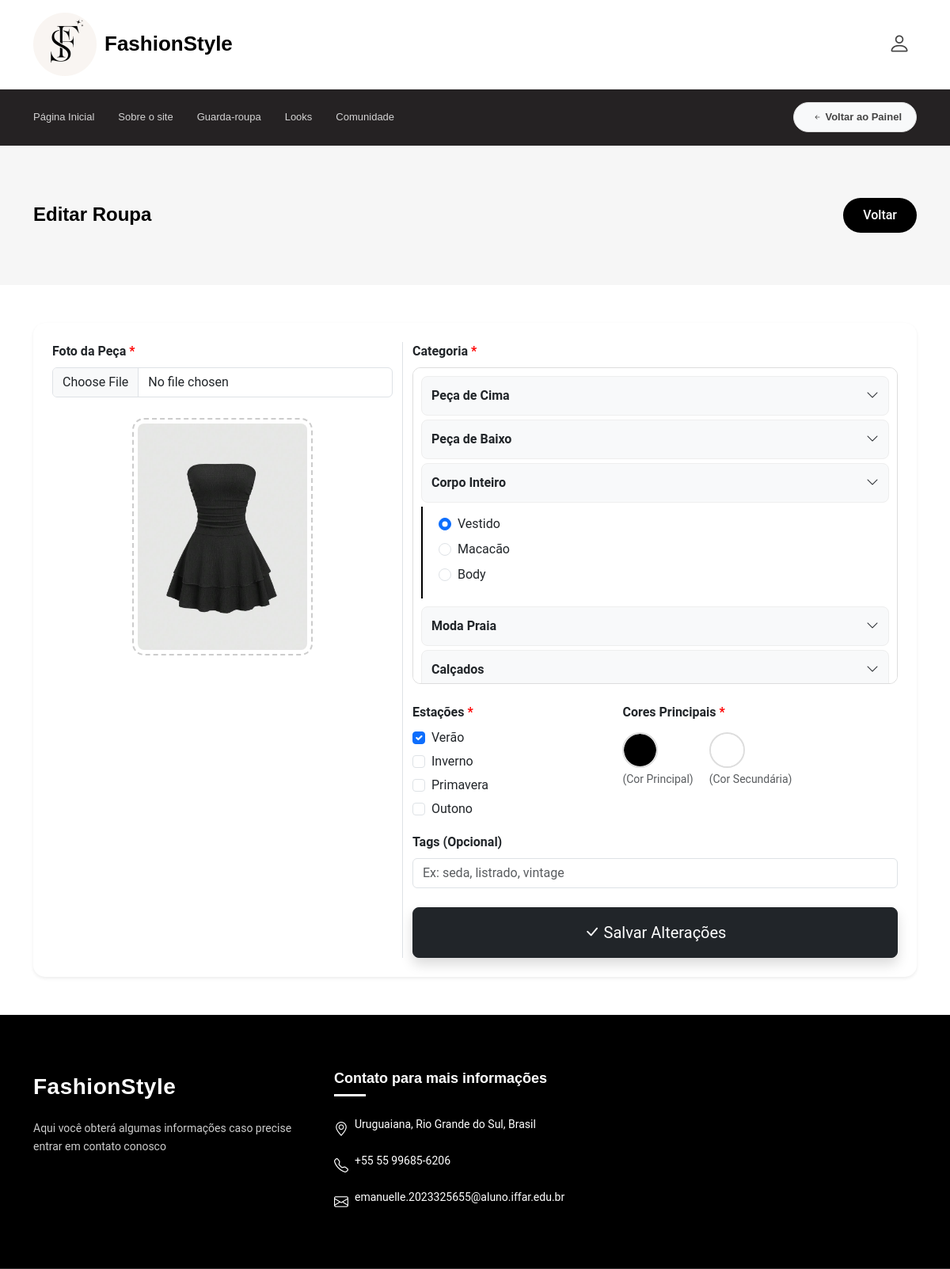
/TCC/editar_roupa.php?id=88 (signed in), run on the app's committed database.
### tables this page shows
CREATE TABLE IF NOT EXISTS `roupas` (
  `id` int NOT NULL AUTO_INCREMENT,
  `idusuario` int NOT NULL,
  `foto` varchar(255) NOT NULL,
  `cor1` varchar(20) DEFAULT NULL,
  `cor2` varchar(20) DEFAULT NULL,
  `idCategoria` int NOT NULL,
  `idEstacao` int DEFAULT NULL,
  `estacoes` varchar(255) DEFAULT NULL,
  `tags` text,
  PRIMARY KEY (`id`),
  KEY `idusuario` (`idusuario`),
  KEY `idCategoria` (`idCategoria`),
  KEY `fk_roupas_estacao` (`idEstacao`)
);

CREATE TABLE IF NOT EXISTS `categorias` (
  `id` int NOT NULL AUTO_INCREMENT,
  `nome` varchar(50) NOT NULL,
  PRIMARY KEY (`id`)
);

CREATE TABLE IF NOT EXISTS `estacoes` (
  `id` int NOT NULL AUTO_INCREMENT,
  `nome` varchar(50) NOT NULL,
  PRIMARY KEY (`id`)
);

### TCC/editar_roupa.php (the view, shortened to what this page needs)
<?php
require_once "conexao.php";
$userId = $_SESSION['idusuario'];
try {
    $resultCat = $con->query("SELECT id, nome FROM categorias ORDER BY id");
    $categorias = $resultCat->fetch_all(MYSQLI_ASSOC);
    $resultEst = $con->query("SELECT id, nome FROM estacoes ORDER BY id");
    $listaEstacoes = $resultEst->fetch_all(MYSQLI_ASSOC);
} catch (Exception $e) { die("Erro: " . $e->getMessage()); }
$mapeamentoGrupos = [
    "Peça de Cima" => ['Top', 'Camisa/Camiseta', 'Regata', 'Cropped', 'Casaco'],
    "Peça de Baixo" => ['Calça', 'Short', 'Saia', 'Bermuda'],
    "Corpo Inteiro" => ['Vestido', 'Macacão', 'Body'],
    "Moda Praia" => ['Biquíni (Parte de Cima)', 'Biquíni (Parte de Baixo)', 'Maiô', 'Canga', 'Saída de Praia'],
    "Calçados" => ['Tênis', 'Sandália', 'Salto', 'Bota'],
    "Acessórios e Sobreposições" => ['Casaco', 'Bolsa', 'Óculos', 'Chapéu']
];
$grupos = [];
foreach ($mapeamentoGrupos as $titulo => $nomesCategorias) {
    $grupos[$titulo] = [];
    foreach ($categorias as $cat) {
        if (in_array($cat['nome'], $nomesCategorias)) {
            $grupos[$titulo][] = $cat['id'];
        }
    }
}
$roupa = null; $isEdit = false;
if (isset($_GET['id']) && is_numeric($_GET['id'])) {
    $id = (int)$_GET['id'];
    $stmt = $con->prepare("SELECT * FROM roupas WHERE id = ? AND idusuario = ?");
    $stmt->bind_param("ii", $id, $userId);
    $stmt->execute();
    $roupa = $stmt->get_result()->fetch_assoc();
    if ($roupa) { $isEdit = true; }
}
?>
<!DOCTYPE html>
<html lang="pt-br">
<head>
    <link href="assets/vendor/bootstrap/css/bootstrap.min.css" rel="stylesheet">
    <link href="assets/vendor/bootstrap-icons/bootstrap-icons.css" rel="stylesheet">
    <link href="assets/css/main.css" rel="stylesheet">
</head>
<body class="index-page">
    <?php include 'nav.php'; ?>
    <main class="main">
        <div class="page-title light-background">
            <div class="container d-lg-flex justify-content-between align-items-center py-4">
                <h1 class="m-0"><?= $isEdit ? 'Editar Roupa' : 'Cadastrar Roupa' ?></h1>
                <a href="guardaroupa.php" class="btn btn-floating">Voltar</a>
            </div>
        </div>
        <div class="container my-5">
            <div class="card p-4 shadow-sm border-0" style="border-radius:15px;">
                <form id="formRoupa" method="POST" enctype="multipart/form-data" onsubmit="return validarForm(event)">
                    <div class="row g-4">
                        <div class="col-md-5 text-center border-end">
                            <label class="form-label fw-bold d-block text-start required-label">Foto da Peça</label>
                            <input type="file" class="form-control mb-3" name="foto" id="inputFoto" onchange="previewImg(this)" <?= $isEdit ? '' : 'required' ?>>
                            <div id="previewContainer">
                                <?php if ($isEdit && $roupa['foto']): ?>
                                    <img src="<?= $roupa['foto'] ?>" class="img-preview" id="currentImg">
                                <?php endif; ?>
                            </div>
                        </div>
                        <div class="col-md-7">
                            <label class="form-label fw-bold required-label">Categoria</label>
                            <div class="caixa-selecao mb-4">
                                <?php
                                foreach ($grupos as $titulo => $ids):
                                    $aberto = ($isEdit && in_array($roupa['idCategoria'], $ids)) ? 'display:block' : 'display:none';
                                ?>
                                    <div class="grupo-item">
                                        <div class="grupo-header" onclick="toggleGrupo(this)">
                                            <span><?= $titulo ?></span> <i class="bi bi-chevron-down"></i>
                                        </div>
                                        <div class="subcategorias" style="<?= $aberto ?>">
                                            <?php foreach ($categorias as $cat):
                                                if (in_array($cat['id'], $ids)):
                                                    $inputID = "cat_" . $cat['id'] . "_" . preg_replace('/[^a-zA-Z0-9]/', '', $titulo);
                                                ?>
                                                    <div class="form-check mb-2">
                                                        <input class="form-check-input" type="radio" name="categoria" value="<?= $cat['id'] ?>" id="<?= $inputID ?>" <?= ($isEdit && $roupa['idCategoria'] == $cat['id']) ? 'checked' : '' ?> required>
                                                        <label class="form-check-label" for="<?= $inputID ?>"><?= htmlspecialchars($cat['nome']) ?></label>
                                                    </div>
                                                <?php endif; endforeach; ?>
                                        </div>
                                    </div>
                                <?php endforeach; ?>
                            </div>
                            <div class="row">
                                <div class="col-md-5 mb-3">
                                    <label class="form-label fw-bold required-label">Estações</label>
                                    <div class="d-flex flex-column gap-1" id="grupoEstacoes">
                                        <?php
                                        $marcados = $isEdit ? explode(',', $roupa['estacoes'] ?? '') : [];
                                        foreach ($listaEstacoes as $est): ?>
                                            <div class="form-check">
                                                <input class="form-check-input check-estacao" type="checkbox" name="estacoes[]" value="<?= $est['id'] ?>" id="est<?= $est['id'] ?>" <?= in_array($est['id'], $marcados) ? 'checked' : '' ?>>
                                                <label class="form-check-label" for="est<?= $est['id'] ?>"><?= $est['nome'] ?></label>
                                            </div>
                                        <?php endforeach; ?>
                                    </div>
                                </div>
                                <div class="col-md-7 mb-3">
                                    <label class="form-label fw-bold required-label">Cores Principais</label>
                                    <div class="color-container">
                                        <div class="color-wrapper">
                                            <input type="color" class="color-circle" name="cor1" value="<?= $roupa['cor1'] ?? '#000000' ?>">
                                            <small class="text-muted text-nowrap">(Cor Principal)</small>
                                        </div>
                                        <div class="color-wrapper">
                                            <input type="color" class="color-circle" name="cor2" value="<?= $roupa['cor2'] ?? '#ffffff' ?>">
                                            <small class="text-muted text-nowrap">(Cor Secundária)</small>
                                        </div>
                                    </div>
                                </div>
                            </div>
                            <div class="mb-4">
                                <label class="form-label fw-bold">Tags (Opcional)</label>
                                <input type="text" class="form-control" name="tags" value="<?= htmlspecialchars($roupa['tags'] ?? '') ?>" placeholder="Ex: seda, listrado, vintage">
                            </div>
                            <button type="submit" class="btn btn-dark btn-lg w-100 py-3 shadow">
                                <i class="bi bi-check-lg"></i> <?= $isEdit ? 'Salvar Alterações' : 'Cadastrar Roupa' ?>
                            </button>
                        </div>
                    </div>
                </form>
            </div>
        </div>
    </main>
    <?php include 'footer.php'; ?>
</body>
</html>

### TCC/editar_roupa.php (style rules this page uses)
.btn-floating { background:#000!important;color:#fff!important;border-radius:50px!important;padding:10px 25px!important;font-weight:500!important;border:none!important;display:inline-block!important;text-decoration:none!important }
.img-preview { max-height:300px; border-radius:15px; border: 2px dashed #ccc; margin-top:10px; background: #fff; padding: 5px; }
.color-container { display: flex; gap: 20px; justify-content: flex-start; align-items: flex-start; margin-top: 5px; }
.color-wrapper { display: flex; flex-direction: column; align-items: flex-start; gap: 4px; }
.color-circle { -webkit-appearance: none; -moz-appearance: none; appearance: none; width: 45px !important; height: 45px !important; background-color: transparent; border: 2px solid #ddd; border-radius: 50% !important; cursor: pointer; overflow: hidden; padding: 0; }
.caixa-selecao { border: 1px solid #ddd; border-radius: 10px; padding: 10px; background: #fff; max-height: 400px; overflow-y: auto; }
.grupo-header { background: #f8f9fa; padding: 12px; border-radius: 8px; cursor: pointer; margin-bottom: 5px; font-weight: bold; display: flex; justify-content: space-between; align-items: center; border: 1px solid #eee; }
.subcategorias { display: none; padding: 10px 20px; border-left: 2px solid #000; margin-bottom: 10px; }
.required-label::after { content: " *"; color: red; }

### data on the page
roupas: foto (picture), idCategoria "☑ Vestido", idCategoria "☐ Macacão", idCategoria "☐ Body", estacoes "☑", cor1 "#000000", cor2 "#ffffff"
categorias: nome "Vestido"
categorias: nome "Macacão"
categorias: nome "Body"
estacoes: nome "Verão"
estacoes: nome "Inverno"
estacoes: nome "Primavera"
estacoes: nome "Outono"

### other printed values
$titulo "Peça de Cima"
$titulo "Peça de Baixo"
$titulo "Corpo Inteiro"
$titulo "Moda Praia"
$titulo "Calçados"
